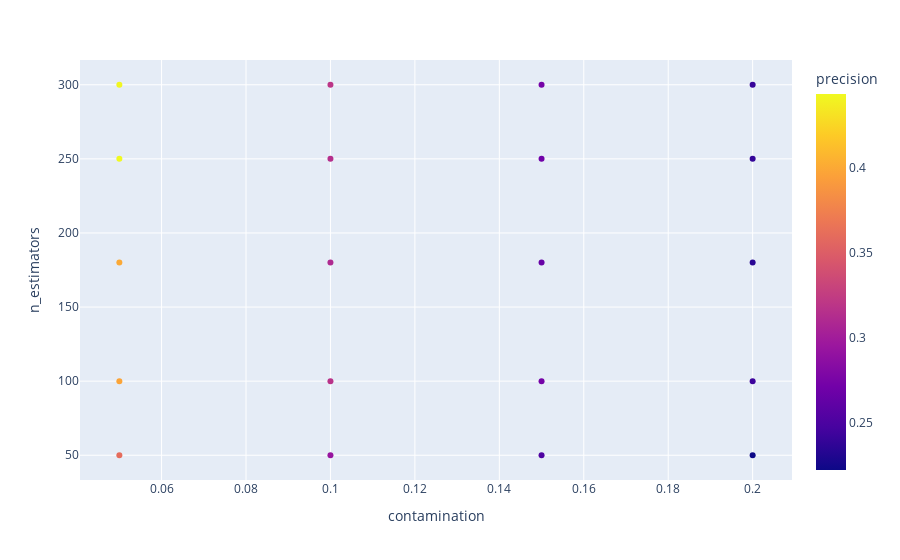
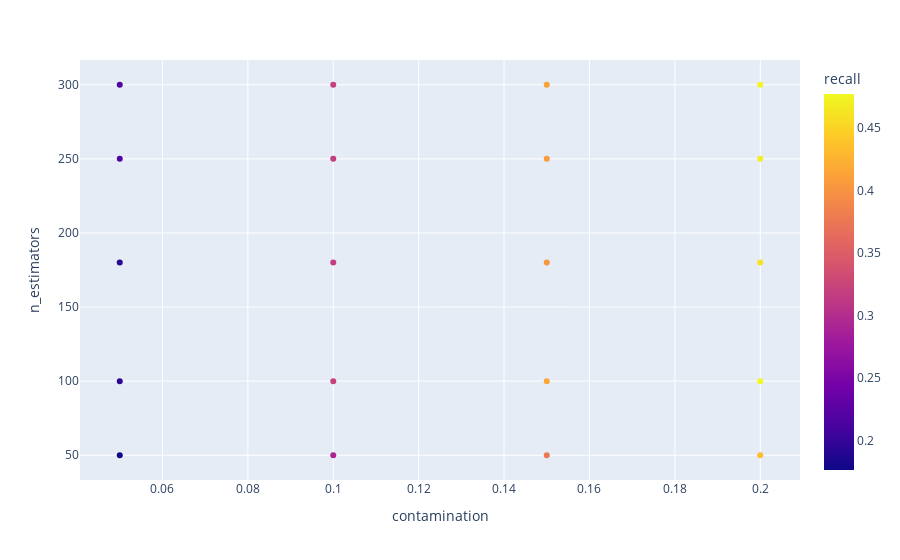
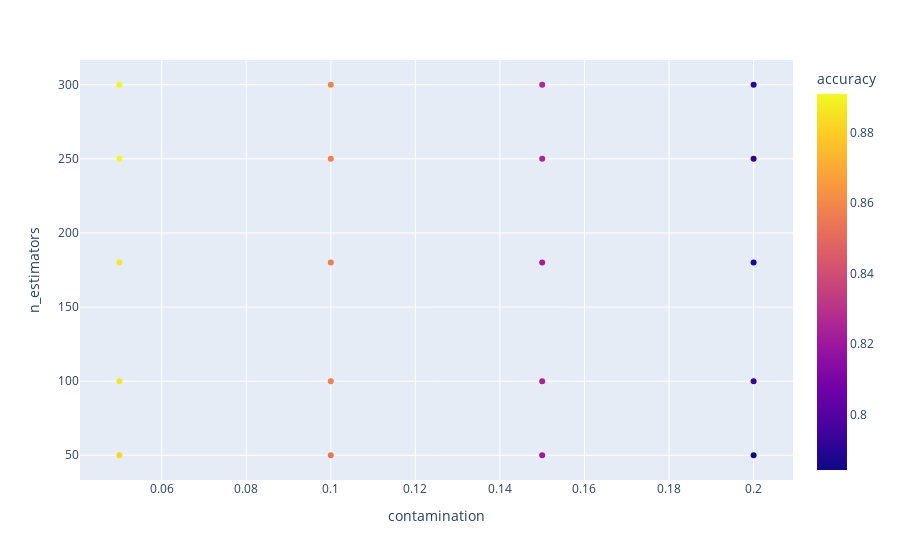
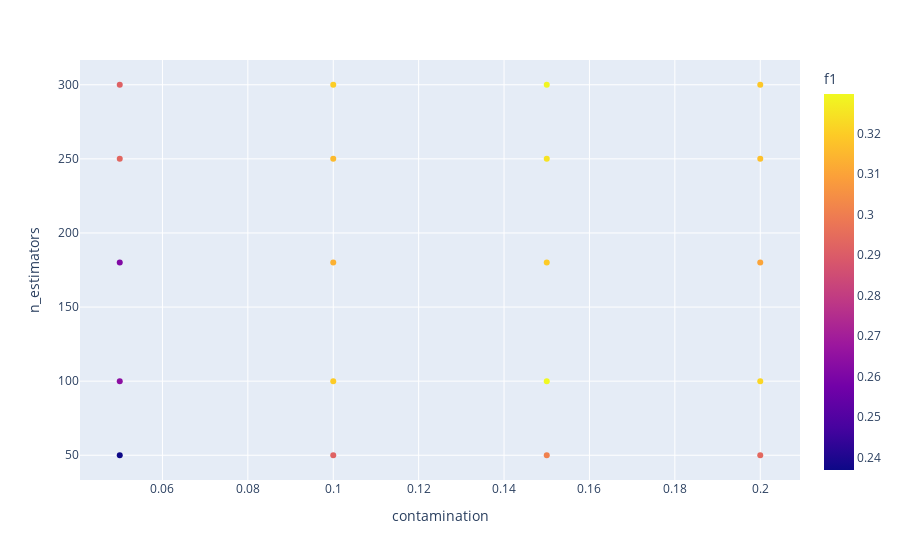

Here is the notebook cell these charts were saved with, in order:
### Code cell
# Showing the results

results_df = pd.DataFrame(total_results)

for metric in metrics:
    fig = px.scatter(
        results_df,
        x = "contamination",
        y = "n_estimators",
        color = metric
    )
    fig.show()

### Figure 1 — Plotly figure (JSON) as saved in the notebook; plotly's stock layout.template omitted (floating-point values rounded to 4 significant figures)
{"data": [{"hovertemplate": "contamination=%{x}<br>n_estimators=%{y}<br>precision=%{marker.color}<extra></extra>", "legendgroup": "", "marker": {"color": [0.3601, 0.3974, 0.4, 0.4438, 0.4421, 0.293, 0.3177, 0.3102, 0.3145, 0.32, 0.2515, 0.2729, 0.265, 0.2702, 0.2736, 0.2219, 0.243, 0.2339, 0.239, 0.2401], "coloraxis": "coloraxis", "symbol": "circle"}, "mode": "markers", "name": "", "orientation": "v", "showlegend": false, "type": "scatter", "x": [0.05, 0.05, 0.05, 0.05, 0.05, 0.1, 0.1, 0.1, 0.1, 0.1, 0.15, 0.15, 0.15, 0.15, 0.15, 0.2, 0.2, 0.2, 0.2, 0.2], "xaxis": "x", "y": [50, 100, 180, 250, 300, 50, 100, 180, 250, 300, 50, 100, 180, 250, 300, 50, 100, 180, 250, 300], "yaxis": "y"}], "layout": {"coloraxis": {"colorbar": {"title": {"text": "precision"}}, "colorscale": [[0, "#0d0887"], [0.1111, "#46039f"], [0.2222, "#7201a8"], [0.3333, "#9c179e"], [0.4444, "#bd3786"], [0.5556, "#d8576b"], [0.6667, "#ed7953"], [0.7778, "#fb9f3a"], [0.8889, "#fdca26"], [1, "#f0f921"]]}, "legend": {"tracegroupgap": 0}, "margin": {"t": 60}, "xaxis": {"anchor": "y", "domain": [0, 1], "title": {"text": "contamination"}}, "yaxis": {"anchor": "x", "domain": [0, 1], "title": {"text": "n_estimators"}}}}

### Figure 2 — Plotly figure (JSON) as saved in the notebook; plotly's stock layout.template omitted (floating-point values rounded to 4 significant figures)
{"data": [{"hovertemplate": "contamination=%{x}<br>n_estimators=%{y}<br>recall=%{marker.color}<extra></extra>", "legendgroup": "", "marker": {"color": [0.1765, 0.1977, 0.194, 0.2188, 0.2174, 0.291, 0.3217, 0.3166, 0.3166, 0.3202, 0.3749, 0.4165, 0.4026, 0.4077, 0.4121, 0.434, 0.477, 0.461, 0.4705, 0.4741], "coloraxis": "coloraxis", "symbol": "circle"}, "mode": "markers", "name": "", "orientation": "v", "showlegend": false, "type": "scatter", "x": [0.05, 0.05, 0.05, 0.05, 0.05, 0.1, 0.1, 0.1, 0.1, 0.1, 0.15, 0.15, 0.15, 0.15, 0.15, 0.2, 0.2, 0.2, 0.2, 0.2], "xaxis": "x", "y": [50, 100, 180, 250, 300, 50, 100, 180, 250, 300, 50, 100, 180, 250, 300, 50, 100, 180, 250, 300], "yaxis": "y"}], "layout": {"coloraxis": {"colorbar": {"title": {"text": "recall"}}, "colorscale": [[0, "#0d0887"], [0.1111, "#46039f"], [0.2222, "#7201a8"], [0.3333, "#9c179e"], [0.4444, "#bd3786"], [0.5556, "#d8576b"], [0.6667, "#ed7953"], [0.7778, "#fb9f3a"], [0.8889, "#fdca26"], [1, "#f0f921"]]}, "legend": {"tracegroupgap": 0}, "margin": {"t": 60}, "xaxis": {"anchor": "y", "domain": [0, 1], "title": {"text": "contamination"}}, "yaxis": {"anchor": "x", "domain": [0, 1], "title": {"text": "n_estimators"}}}}

### Figure 3 — Plotly figure (JSON) as saved in the notebook; plotly's stock layout.template omitted (floating-point values rounded to 4 significant figures)
{"data": [{"hovertemplate": "contamination=%{x}<br>n_estimators=%{y}<br>accuracy=%{marker.color}<extra></extra>", "legendgroup": "", "marker": {"color": [0.8825, 0.8861, 0.8866, 0.8909, 0.8907, 0.8541, 0.8585, 0.8566, 0.858, 0.8594, 0.82, 0.825, 0.8228, 0.8249, 0.8261, 0.7842, 0.7924, 0.7882, 0.7904, 0.7905], "coloraxis": "coloraxis", "symbol": "circle"}, "mode": "markers", "name": "", "orientation": "v", "showlegend": false, "type": "scatter", "x": [0.05, 0.05, 0.05, 0.05, 0.05, 0.1, 0.1, 0.1, 0.1, 0.1, 0.15, 0.15, 0.15, 0.15, 0.15, 0.2, 0.2, 0.2, 0.2, 0.2], "xaxis": "x", "y": [50, 100, 180, 250, 300, 50, 100, 180, 250, 300, 50, 100, 180, 250, 300, 50, 100, 180, 250, 300], "yaxis": "y"}], "layout": {"coloraxis": {"colorbar": {"title": {"text": "accuracy"}}, "colorscale": [[0, "#0d0887"], [0.1111, "#46039f"], [0.2222, "#7201a8"], [0.3333, "#9c179e"], [0.4444, "#bd3786"], [0.5556, "#d8576b"], [0.6667, "#ed7953"], [0.7778, "#fb9f3a"], [0.8889, "#fdca26"], [1, "#f0f921"]]}, "legend": {"tracegroupgap": 0}, "margin": {"t": 60}, "xaxis": {"anchor": "y", "domain": [0, 1], "title": {"text": "contamination"}}, "yaxis": {"anchor": "x", "domain": [0, 1], "title": {"text": "n_estimators"}}}}

### Figure 4 — Plotly figure (JSON) as saved in the notebook; plotly's stock layout.template omitted (floating-point values rounded to 4 significant figures)
{"data": [{"hovertemplate": "contamination=%{x}<br>n_estimators=%{y}<br>f1=%{marker.color}<extra></extra>", "legendgroup": "", "marker": {"color": [0.2369, 0.264, 0.2613, 0.2931, 0.2914, 0.292, 0.3197, 0.3134, 0.3155, 0.3201, 0.301, 0.3298, 0.3196, 0.325, 0.3289, 0.2937, 0.322, 0.3103, 0.317, 0.3188], "coloraxis": "coloraxis", "symbol": "circle"}, "mode": "markers", "name": "", "orientation": "v", "showlegend": false, "type": "scatter", "x": [0.05, 0.05, 0.05, 0.05, 0.05, 0.1, 0.1, 0.1, 0.1, 0.1, 0.15, 0.15, 0.15, 0.15, 0.15, 0.2, 0.2, 0.2, 0.2, 0.2], "xaxis": "x", "y": [50, 100, 180, 250, 300, 50, 100, 180, 250, 300, 50, 100, 180, 250, 300, 50, 100, 180, 250, 300], "yaxis": "y"}], "layout": {"coloraxis": {"colorbar": {"title": {"text": "f1"}}, "colorscale": [[0, "#0d0887"], [0.1111, "#46039f"], [0.2222, "#7201a8"], [0.3333, "#9c179e"], [0.4444, "#bd3786"], [0.5556, "#d8576b"], [0.6667, "#ed7953"], [0.7778, "#fb9f3a"], [0.8889, "#fdca26"], [1, "#f0f921"]]}, "legend": {"tracegroupgap": 0}, "margin": {"t": 60}, "xaxis": {"anchor": "y", "domain": [0, 1], "title": {"text": "contamination"}}, "yaxis": {"anchor": "x", "domain": [0, 1], "title": {"text": "n_estimators"}}}}
